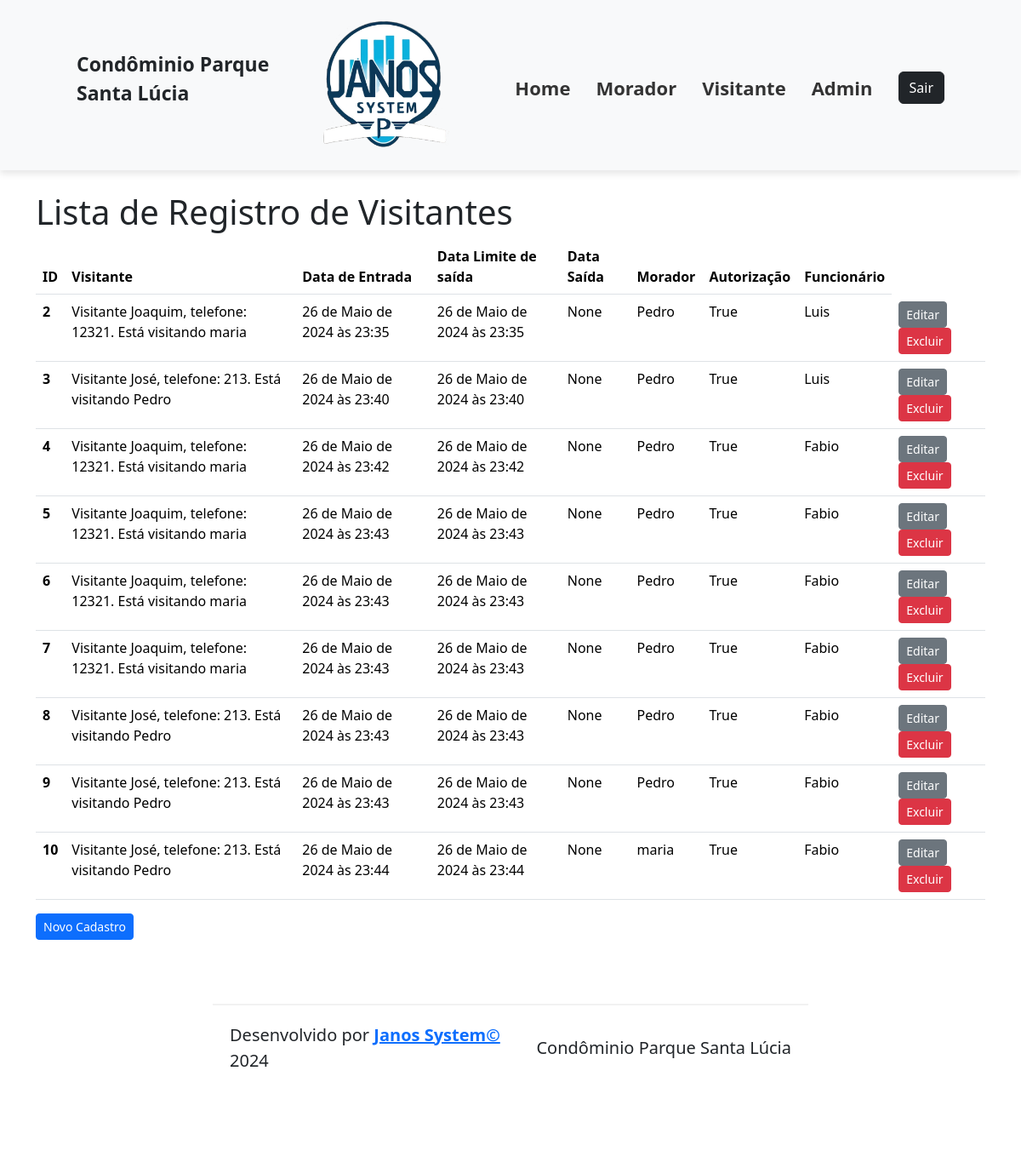
The page /registro_visitantes-lista/ on the database its author committed.
### cadastros/models.py (models this page shows, shortened)
class RegistroVisitante(models.Model):
    morador = models.ForeignKey(Morador, on_delete=models.DO_NOTHING)  # rever esse parametro
    visitante = models.ForeignKey(Visitante, on_delete=models.DO_NOTHING)  # rever esse parametro
    data_entrada = models.DateTimeField(auto_now_add=True, null=False, blank=False)
    data_limite = models.DateTimeField(auto_now_add=False, null=False, blank=False)
    data_saida = models.DateTimeField(null=True)
    autorizacao = models.BooleanField(verbose_name="Autorização do Morador", null=False, blank=False)
    funcionario = models.ForeignKey(Funcionario, on_delete=models.DO_NOTHING)  # rever esse parametro

class Visitante(models.Model):
    morador = models.ForeignKey(Morador, on_delete=models.DO_NOTHING)  # rever esse parametro
    nome = models.CharField(verbose_name="Nome", max_length=50, null=False, blank=False)
    dt_nasto = models.DateField(verbose_name="Data de Nascimento", null=False, blank=False)
    doc_rg = models.CharField(verbose_name="RG", max_length=9, null=False, blank=False)
    doc_cpf = models.CharField(verbose_name="CPF", max_length=11, null=False, blank=False)
    telefone = models.CharField(verbose_name="Telefone", max_length=8, null=False, blank=False)
    def __str__(self):
        return (f"Visitante {self.nome}, telefone: {self.telefone}. Está visitando {self.morador}")

class Morador(models.Model):
    apartamento = models.ForeignKey(Apartamento, on_delete=models.CASCADE)
    nome = models.CharField(verbose_name="Nome", max_length=50, null=False, blank=False)
    dt_nasto = models.DateField(verbose_name="Data de Nascimento", null=False, blank=False)
    doc_rg = models.CharField(verbose_name="RG", max_length=9, null=False, blank=False)
    doc_cpf = models.CharField(verbose_name="CPF", max_length=11, null=False, blank=False)
    def __str__(self):
        return f"{self.nome}"

class Funcionario(models.Model):
    nome = models.CharField(verbose_name="Nome", max_length=50, null=False, blank=False)
    dt_nasto = models.DateField(verbose_name="Data de Nascimento", null=False, blank=False)
    doc_rg = models.CharField(verbose_name="RG", max_length=9, null=False, blank=False)
    doc_cpf = models.CharField(verbose_name="CPF", max_length=11, null=False, blank=False)
    telefone_apto = models.CharField(verbose_name="Telefone", max_length=12, null=False, blank=False)
    email = models.CharField(verbose_name="Email", max_length=100, null=False, blank=False)
    funcao = models.CharField(verbose_name="Função", max_length=15, null=False, blank=False)
    dt_admissao = models.DateField(verbose_name="Data de Admissão", null=False, blank=False)
    dt_demissao = models.DateField(verbose_name="Data de Demissão", null=True)
    motivo_demissao = models.CharField(verbose_name="Motivo da Demissão", max_length=200, null=False, blank=False)
    login = models.CharField(verbose_name="Login", max_length=10, null=False, blank=False)
    senha = models.CharField(verbose_name="Senha", max_length=6, null=False, blank=False)
    confirm_senha = models.CharField(verbose_name="Confirme a senha", max_length=6, null=False, blank=False, default="senha_confirm")
    class Meta:
        ordering = ["nome"]
    def __str__(self):  # -> str:
        return f"{self.nome}"

### cadastros/views.py (the view)
# urls.py: path("registro_visitantes-lista/", RegistroVisitanteListView.as_view(), name="registro_visitantes_lista"),
class RegistroVisitanteListView(ListView):
    model = RegistroVisitante

### cadastros/Templates/cadastros/registrovisitante_list.html (shortened to what this page needs)
{% extends 'base.html' %}
{% block content %}
    <h1> Lista de Registro de Visitantes </h1>
    {% if registrovisitante_list %}
        <table class="table">
          <thead>
            <tr>
              <th scope="col">ID</th>
              <th scope="col">Visitante</th>
              <th scope="col">Data de Entrada</th>
              <th scope="col">Data Limite de saída</th>
              <th scope="col">Data Saída</th>
              <th scope="col">Morador</th>
              <th scope="col">Autorização</th>
              <th scope="col">Funcionário</th>
            </tr>
          </thead>
          <tbody>
            {% for registrovisitante in registrovisitante_list %}
                <tr>
                    <th scope="row">{{ registrovisitante.pk }}</th>
                    <td>{{registrovisitante.visitante}}</td>
                    <td>{{registrovisitante.data_entrada}}</td>
                    <td>{{registrovisitante.data_limite}}</td>
                    <td>{{registrovisitante.data_saida}}</td>
                    <td>{{registrovisitante.morador}}</td>
                    <td>{{registrovisitante.autorizacao}}</td>
                    <td>{{registrovisitante.funcionario}}</td>
                    <td>
                        <a href="{% url 'registro_visitantes_edicao' pk=registrovisitante.pk %}"
                           class="btn btn-secondary btn-sm">Editar</a>
                        <a href="{% url 'registro_visitantes_exclusao' pk=registrovisitante.pk %}" class="btn btn-danger btn-sm">Excluir</a>
                    </td>
                </tr>
            {% endfor %}
          </tbody>
        </table>
    {% else %}
        <p>Não há registro_visitantes cadastrados</p>
    {% endif %}
    <a href="{% url 'registro_visitantes_cadastro' %} " class="btn btn-primary btn-sm">Novo Cadastro</a>
{% endblock content %}

### rows shown on the page
RegistroVisitante: pk "2", visitante "Visitante Joaquim, telefone: 12321. Está visitando maria", data_entrada "26 de Maio de 2024 às 23:35", data_limite "26 de Maio de 2024 às 23:35", data_saida "None", morador "Pedro", autorizacao "True", funcionario "Luis"
RegistroVisitante: pk "3", visitante "Visitante José, telefone: 213. Está visitando Pedro", data_entrada "26 de Maio de 2024 às 23:40", data_limite "26 de Maio de 2024 às 23:40", data_saida "None", morador "Pedro", autorizacao "True", funcionario "Luis"
RegistroVisitante: pk "4", visitante "Visitante Joaquim, telefone: 12321. Está visitando maria", data_entrada "26 de Maio de 2024 às 23:42", data_limite "26 de Maio de 2024 às 23:42", data_saida "None", morador "Pedro", autorizacao "True", funcionario "Fabio"
RegistroVisitante: pk "5", visitante "Visitante Joaquim, telefone: 12321. Está visitando maria", data_entrada "26 de Maio de 2024 às 23:43", data_limite "26 de Maio de 2024 às 23:43", data_saida "None", morador "Pedro", autorizacao "True", funcionario "Fabio"
RegistroVisitante: pk "6", visitante "Visitante Joaquim, telefone: 12321. Está visitando maria", data_entrada "26 de Maio de 2024 às 23:43", data_limite "26 de Maio de 2024 às 23:43", data_saida "None", morador "Pedro", autorizacao "True", funcionario "Fabio"
RegistroVisitante: pk "7", visitante "Visitante Joaquim, telefone: 12321. Está visitando maria", data_entrada "26 de Maio de 2024 às 23:43", data_limite "26 de Maio de 2024 às 23:43", data_saida "None", morador "Pedro", autorizacao "True", funcionario "Fabio"
RegistroVisitante: pk "8", visitante "Visitante José, telefone: 213. Está visitando Pedro", data_entrada "26 de Maio de 2024 às 23:43", data_limite "26 de Maio de 2024 às 23:43", data_saida "None", morador "Pedro", autorizacao "True", funcionario "Fabio"
RegistroVisitante: pk "9", visitante "Visitante José, telefone: 213. Está visitando Pedro", data_entrada "26 de Maio de 2024 às 23:43", data_limite "26 de Maio de 2024 às 23:43", data_saida "None", morador "Pedro", autorizacao "True", funcionario "Fabio"
RegistroVisitante: pk "10", visitante "Visitante José, telefone: 213. Está visitando Pedro", data_entrada "26 de Maio de 2024 às 23:44", data_limite "26 de Maio de 2024 às 23:44", data_saida "None", morador "maria", autorizacao "True", funcionario "Fabio"
